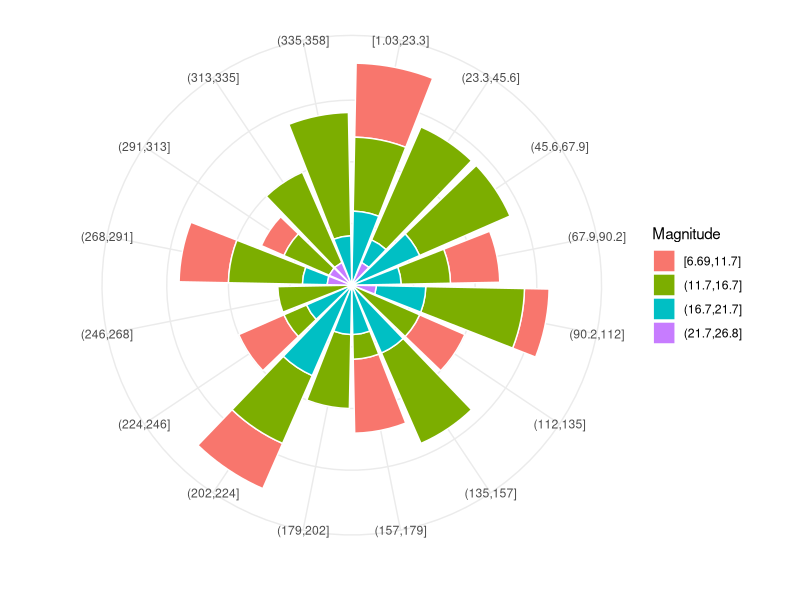
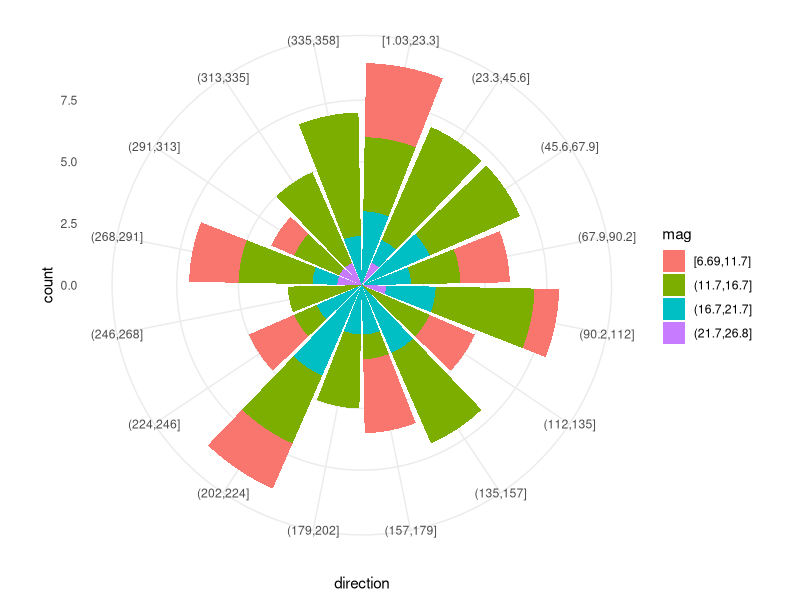
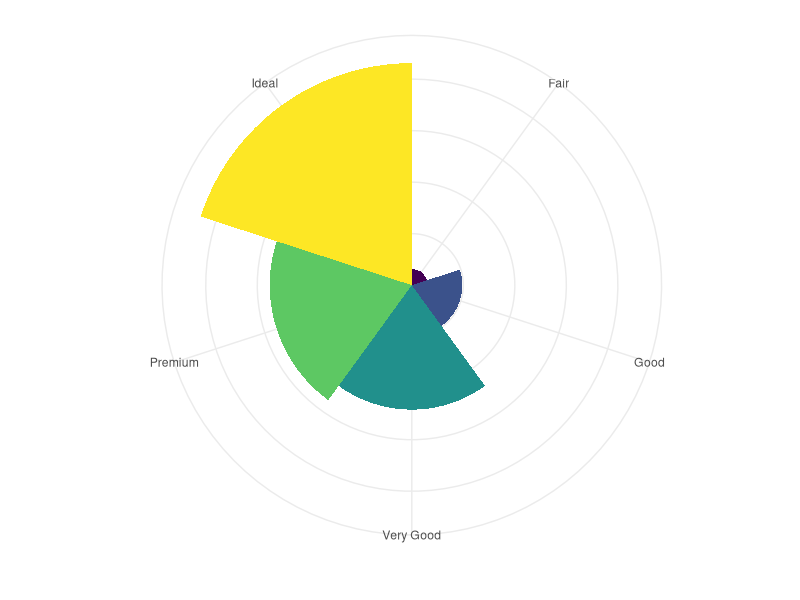

These charts were generated, in order, by the following R code:
# windrose 风玫瑰图
# http://blog.csdn.net/Bone_ACE/article/details/47624987

# 首先加载ggplot2扩展包
library(ggplot2)
set.seed(2018)
# 随机生成100次风向，并汇集到16个区间内
direction <- cut_interval(runif(100, 0, 360), n = 16)
# 随机生成100次风速，并划分成4种强度
mag <- cut_interval(rgamma(100, 15), 4) 
dat <- data.frame(direction = direction, mag = mag)
# 将风向映射到X轴，频数映射到Y轴，风速大小映射到填充色，生成条形图后再转为极坐标形式即可
p <- ggplot(dat, aes(x = direction, y = ..count.., fill = mag))
p + geom_bar(colour = "white") + coord_polar() + 
  theme_minimal() +
  theme(axis.ticks = element_blank(), axis.text.y = element_blank()) +
  labs(x = "", y = "",fill = "Magnitude")
p + geom_bar(position = "stack") + coord_polar() + theme_minimal() +
  theme(axis.ticks = element_line(colour = "white"))

library(ggplot2)
ggplot(data = diamonds, mapping = aes(x = cut, fill = cut)) + 
  geom_bar(width = 1) + coord_polar(theta = "x") + theme_minimal() +
  theme(legend.position = "none",axis.ticks = element_blank(), axis.text.y = element_blank()) +
  labs(x = "", y = "")